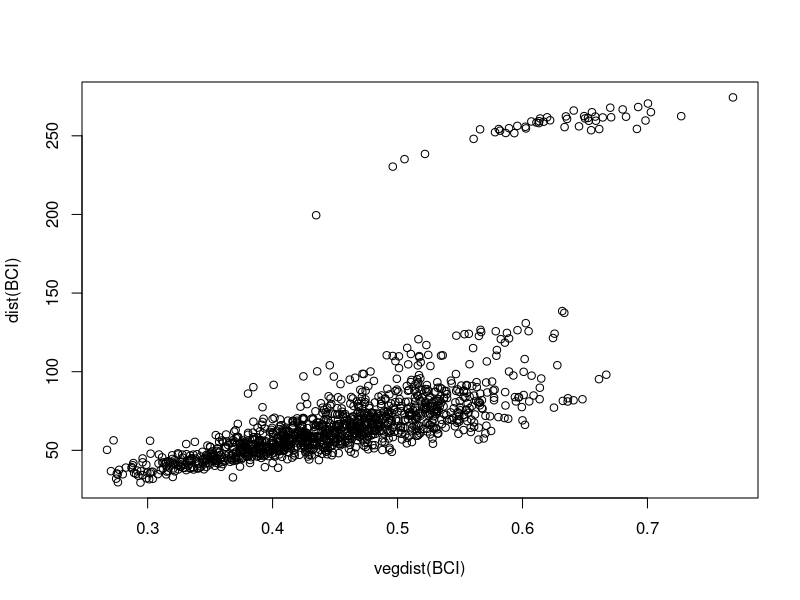
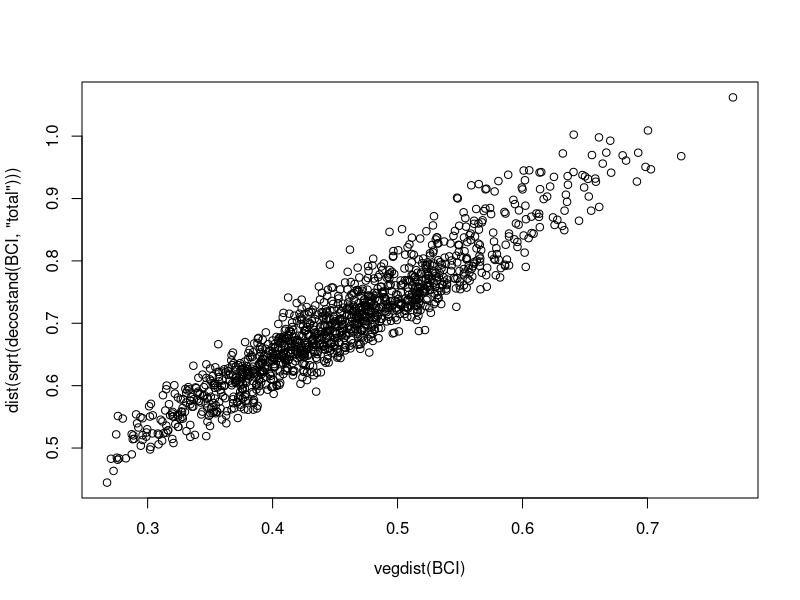

These figures' R source, in order:
library(vegan)


### Name: sppscores
### Title: Add or Replace Species Scores in Distance-Based Ordination
### Aliases: sppscores sppscores<- sppscores<-.dbrda sppscores<-.capscale
###   sppscores<-.metaMDS
### Keywords: multivariate

### ** Examples

data(BCI, BCI.env)
mod <- dbrda(vegdist(BCI) ~ Habitat, BCI.env)
## add species scores
sppscores(mod) <- BCI
## Euclidean distances of BCI differ from used dissimilarity
plot(vegdist(BCI), dist(BCI))
## more linear relationship
plot(vegdist(BCI), dist(sqrt(decostand(BCI, "total"))))
## better species scores
sppscores(mod) <- sqrt(decostand(BCI, "total"))
